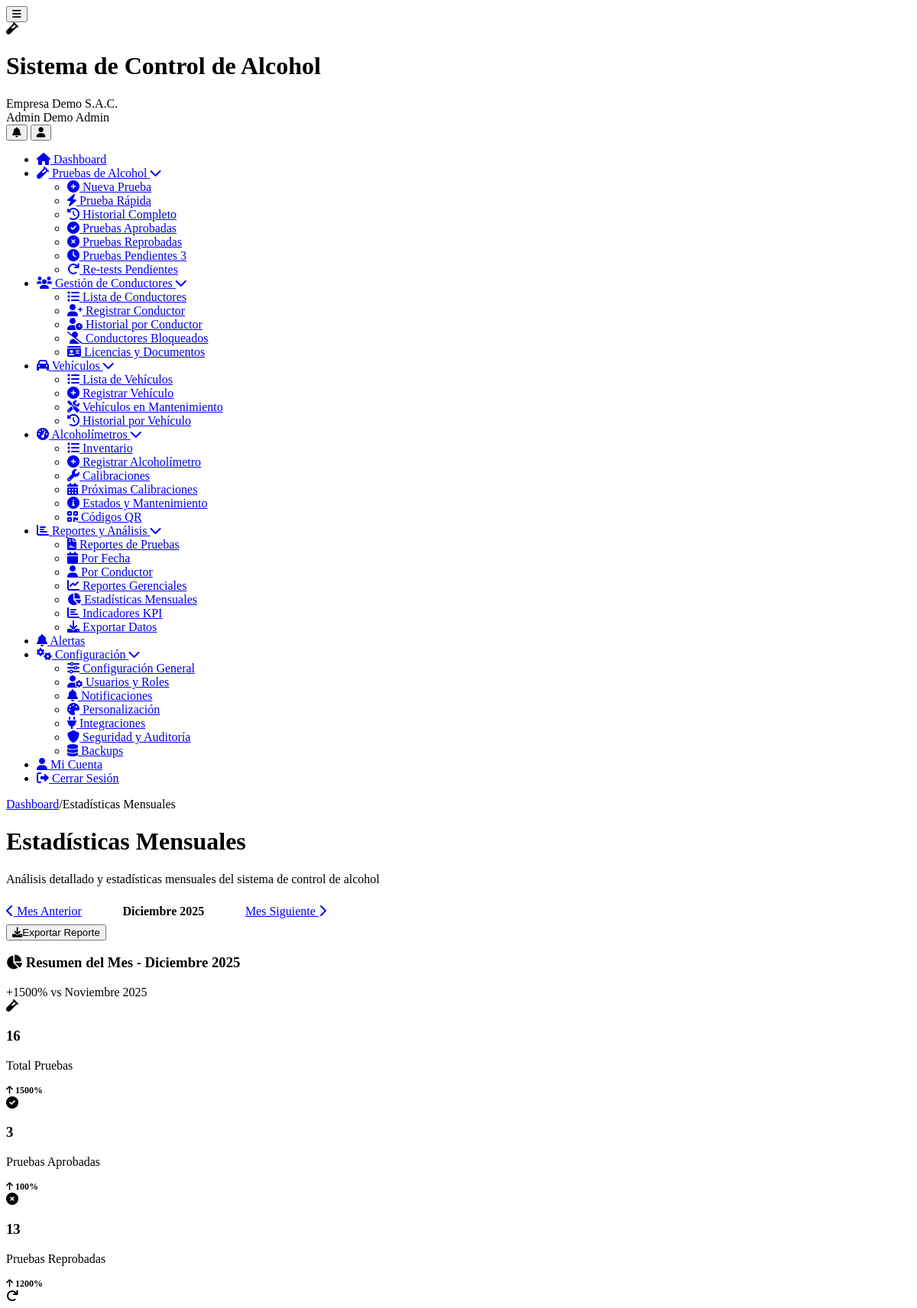
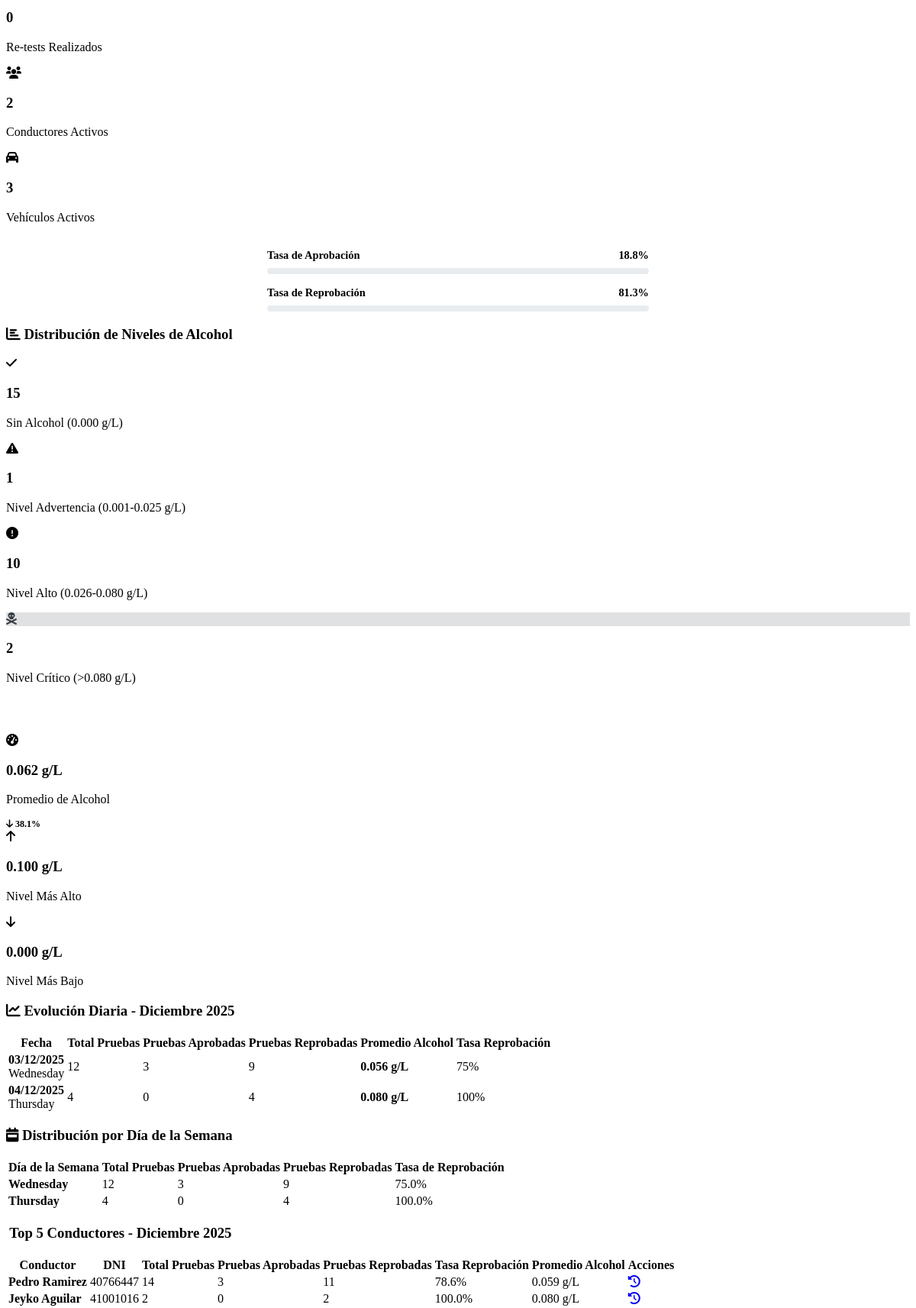
Page /estadisticas-mensuales.php (signed in, upper part) on the committed database (2 pictures, top to bottom).
### tables this page shows
CREATE TABLE `usuarios` (
  `id` int(11) NOT NULL,
  `cliente_id` int(11) DEFAULT NULL,
  `nombre` varchar(100) NOT NULL,
  `apellido` varchar(100) DEFAULT NULL,
  `email` varchar(255) NOT NULL,
  `password` varchar(255) NOT NULL,
  `telefono` varchar(20) DEFAULT NULL,
  `dni` varchar(15) DEFAULT NULL,
  `rol` enum('super_admin','admin','supervisor','operador','conductor','auditor') NOT NULL,
  `foto_perfil` varchar(255) DEFAULT NULL,
  `estado` tinyint(1) DEFAULT 1,
  `ultimo_login` timestamp NULL DEFAULT NULL,
  `token_recuperacion` varchar(100) DEFAULT NULL,
  `fecha_expiracion_token` datetime DEFAULT NULL,
  `intentos_login` int(11) DEFAULT 0,
  `bloqueado_hasta` datetime DEFAULT NULL,
  `fecha_creacion` timestamp NULL DEFAULT current_timestamp()
);

CREATE TABLE `clientes` (
  `id` int(11) NOT NULL,
  `nombre_empresa` varchar(255) NOT NULL,
  `ruc` varchar(20) NOT NULL,
  `direccion` text DEFAULT NULL,
  `telefono` varchar(20) DEFAULT NULL,
  `email_contacto` varchar(255) DEFAULT NULL,
  `plan_id` int(11) NOT NULL,
  `logo` varchar(255) DEFAULT NULL,
  `color_primario` varchar(7) DEFAULT '#2196F3',
  `color_secundario` varchar(7) DEFAULT '#1976D2',
  `fecha_registro` timestamp NULL DEFAULT current_timestamp(),
  `fecha_vencimiento` date DEFAULT NULL,
  `estado` enum('activo','inactivo','suspendido','prueba') DEFAULT 'prueba',
  `token_api` varchar(100) DEFAULT NULL,
  `modo_demo` tinyint(1) DEFAULT 1
);

### estadisticas-mensuales.php (the view, shortened to what the rows shown need)
<?php
require_once __DIR__ . '/includes/Database.php';
$page_title = 'Estadísticas Mensuales';
require_once __DIR__ . '/includes/header.php';
$db = new Database();
$cliente_id = $_SESSION['cliente_id'] ?? 0;
$mes = $_GET['mes'] ?? date('Y-m');
$evolucion_diaria = $db->fetchAll("
    SELECT
        DATE(fecha_prueba) as fecha,
        COUNT(*) as total_pruebas,
        SUM(CASE WHEN resultado = 'aprobado' THEN 1 ELSE 0 END) as pruebas_aprobadas,
        SUM(CASE WHEN resultado = 'reprobado' THEN 1 ELSE 0 END) as pruebas_reprobadas,
        AVG(nivel_alcohol) as promedio_alcohol
    FROM pruebas
    WHERE cliente_id = ?
    AND YEAR(fecha_prueba) = ?
    AND MONTH(fecha_prueba) = ?
    GROUP BY DATE(fecha_prueba)
    ORDER BY fecha
", [$cliente_id, explode('-', $mes)[0], explode('-', $mes)[1]]);
$distribucion_semanal = $db->fetchAll("
    SELECT
        DAYNAME(fecha_prueba) as dia_semana,
        DAYOFWEEK(fecha_prueba) as numero_dia,
        COUNT(*) as total_pruebas,
        SUM(CASE WHEN resultado = 'aprobado' THEN 1 ELSE 0 END) as pruebas_aprobadas,
        SUM(CASE WHEN resultado = 'reprobado' THEN 1 ELSE 0 END) as pruebas_reprobadas,
        ROUND((SUM(CASE WHEN resultado = 'reprobado' THEN 1 ELSE 0 END) / COUNT(*)) * 100, 1) as tasa_reprobacion
    FROM pruebas
    WHERE cliente_id = ?
    AND YEAR(fecha_prueba) = ?
    AND MONTH(fecha_prueba) = ?
    GROUP BY DAYNAME(fecha_prueba), DAYOFWEEK(fecha_prueba)
    ORDER BY DAYOFWEEK(fecha_prueba)
", [$cliente_id, explode('-', $mes)[0], explode('-', $mes)[1]]);
$top_conductores = $db->fetchAll("
    SELECT
        u.id,
        CONCAT(u.nombre, ' ', u.apellido) as conductor_nombre,
        u.dni,
        COUNT(p.id) as total_pruebas,
        SUM(CASE WHEN p.resultado = 'aprobado' THEN 1 ELSE 0 END) as pruebas_aprobadas,
        SUM(CASE WHEN p.resultado = 'reprobado' THEN 1 ELSE 0 END) as pruebas_reprobadas,
        ROUND((SUM(CASE WHEN p.resultado = 'reprobado' THEN 1 ELSE 0 END) / COUNT(p.id)) * 100, 1) as tasa_reprobacion,
        AVG(p.nivel_alcohol) as promedio_alcohol
    FROM usuarios u
    INNER JOIN pruebas p ON u.id = p.conductor_id
    WHERE p.cliente_id = ?
    AND YEAR(p.fecha_prueba) = ?
    AND MONTH(p.fecha_prueba) = ?
    GROUP BY u.id, u.nombre, u.apellido, u.dni
    ORDER BY total_pruebas DESC
    LIMIT 5
", [$cliente_id, explode('-', $mes)[0], explode('-', $mes)[1]]);
?>
<div class="content-body">
    <div class="dashboard-header">
        <div class="welcome-section">
            <h1><?php echo $page_title; ?></h1>
        </div>
    </div>
    <?php if (!empty($evolucion_diaria)): ?>
    <div class="card">
        <div class="card-body">
            <div class="table-responsive">
                <table class="data-table">
                    <thead>
                        <tr>
                            <th>Fecha</th>
                            <th>Total Pruebas</th>
                            <th>Pruebas Aprobadas</th>
                            <th>Pruebas Reprobadas</th>
                            <th>Promedio Alcohol</th>
                            <th>Tasa Reprobación</th>
                        </tr>
                    </thead>
                </table>
            </div>
        </div>
    </div>
    <?php endif; ?>
    <?php if (!empty($distribucion_semanal)): ?>
    <div class="card">
        <div class="card-body">
            <div class="table-responsive">
                <table class="data-table">
                    <thead>
                        <tr>
                            <th>Día de la Semana</th>
                            <th>Total Pruebas</th>
                            <th>Pruebas Aprobadas</th>
                            <th>Pruebas Reprobadas</th>
                            <th>Tasa de Reprobación</th>
                        </tr>
                    </thead>
                </table>
            </div>
        </div>
    </div>
    <?php endif; ?>
    <?php if (!empty($top_conductores)): ?>
    <div class="card">
        <div class="card-body">
            <div class="table-responsive">
                <table class="data-table">
                    <thead>
                        <tr>
                            <th>Conductor</th>
                            <th>DNI</th>
                            <th>Total Pruebas</th>
                            <th>Pruebas Aprobadas</th>
                            <th>Pruebas Reprobadas</th>
                            <th>Tasa Reprobación</th>
                            <th>Promedio Alcohol</th>
                            <th>Acciones</th>
                        </tr>
                    </thead>
                    <tbody>
                        <?php foreach ($top_conductores as $conductor): ?>
                        <tr>
                            <td>
                                <div class="conductor-info">
                                    <div class="conductor-nombre">
                                        <strong><?php echo htmlspecialchars($conductor['conductor_nombre']); ?></strong>
                                    </div>
                                </div>
                            </td>
                            <td>
                                <span class="dni-badge"><?php echo htmlspecialchars($conductor['dni']); ?></span>
                            </td>
                            <td>
                                <span class="badge primary"><?php echo $conductor['total_pruebas']; ?></span>
                            </td>
                            <td>
                                <span class="badge success"><?php echo $conductor['pruebas_aprobadas']; ?></span>
                            </td>
                            <td>
                                <span class="badge danger"><?php echo $conductor['pruebas_reprobadas']; ?></span>
                            </td>
                            <td>
                                <span class="badge <?php echo $conductor['tasa_reprobacion'] > 20 ? 'danger' : ($conductor['tasa_reprobacion'] > 10 ? 'warning' : 'success'); ?>">
                                    <?php echo $conductor['tasa_reprobacion']; ?>%
                                </span>
                            </td>
                            <td>
                                <span class="nivel-alcohol <?php echo $conductor['promedio_alcohol'] > 0.000 ? 'text-warning' : 'text-success'; ?>">
                                    <?php echo number_format($conductor['promedio_alcohol'] ?? 0, 3); ?> g/L
                                </span>
                            </td>
                            <td class="action-buttons">
                                <a href="historial-conductor.php?conductor_id=<?php echo $conductor['id']; ?>"
                                   class="btn-icon info" title="Ver Historial">
                                    <i class="fas fa-history"></i>
                                </a>
                            </td>
                        </tr>
                        <?php endforeach; ?>
                    </tbody>
                </table>
            </div>
        </div>
    </div>
    <?php endif; ?>
</div>
<?php
require_once __DIR__ . '/includes/footer.php';
?>

### includes/header.php (shortened to what the rows shown need)
<?php
$database = new Database();
$user_id = $_SESSION['user_id'] ?? null;
$user_query = $database->fetchOne("
    SELECT u.*, c.nombre_empresa, c.logo, c.color_primario, c.color_secundario, p.nombre_plan
    FROM usuarios u
    LEFT JOIN clientes c ON u.cliente_id = c.id
    LEFT JOIN planes p ON c.plan_id = p.id
    WHERE u.id = ?
", [$user_id]);
?>
<!DOCTYPE html>
<html lang="es">
<head>
	<link rel="stylesheet" href="<?php echo BASE_URL; ?>/assets/css/simple-style.css">
    <link rel="stylesheet" href="<?php echo BASE_URL; ?>/assets/css/responsive.css">
	<link rel="stylesheet" href="<?php echo BASE_URL; ?>/assets/css/dashboard-enhancements.css">
    <link href="https://cdnjs.cloudflare.com/ajax/libs/font-awesome/6.0.0/css/all.min.css" rel="stylesheet">
</head>
<body>
    <div class="app-container">
        <header class="app-header">
            <div class="header-content">
                <div class="brand-section">
                    <div class="brand-text">
                        <h1 class="app-name"><?php echo SITE_NAME; ?></h1>
                        <span class="client-name"><?php echo htmlspecialchars($user_query['nombre_empresa'] ?? 'Empresa'); ?></span>
                    </div>
                </div>
                <div class="user-menu">
                    <div class="user-info">
                        <span class="user-name"><?php echo htmlspecialchars(($user_query['nombre'] ?? 'Usuario') . ' ' . ($user_query['apellido'] ?? 'Sistema')); ?></span>
                        <span class="user-role"><?php echo ucfirst(str_replace('_', ' ', $user_query['rol'] ?? 'usuario')); ?></span>
                    </div>
                </div>
            </div>
        </header>
        <div class="main-content">
            <main class="content-area">
                <div class="content-body">

### rows in the picture
usuarios: cliente.nombre_empresa "Empresa Demo S.A.C.", nombre+apellido "Admin Demo", rol "Admin"
usuarios: conductor_nombre "Pedro Ramirez", dni "40766447", total_pruebas "14", pruebas_aprobadas "3", pruebas_reprobadas "11", tasa_reprobacion "78.6", promedio_alcohol "0.059"
usuarios: conductor_nombre "Jeyko Aguilar", dni "41001016", total_pruebas "2", pruebas_aprobadas "0", pruebas_reprobadas "2", tasa_reprobacion "100.0", promedio_alcohol "0.080"

### other values in the picture
SITE_NAME "Sistema de Control de Alcohol"
$crumb "Dashboard"
$crumb "Estadísticas Mensuales"
$page_title "Estadísticas Mensuales"
$mes_nombre "Diciembre 2025"
$variacion_total "1500"
$mes_anterior_nombre "Noviembre 2025"
$estadisticas_mes_actual['total_pruebas'] "16"
$estadisticas_mes_actual['pruebas_aprobadas'] "3"
$variacion_aprobadas "100"
$estadisticas_mes_actual['pruebas_reprobadas'] "13"
$variacion_reprobadas "1200"
$estadisticas_mes_actual['retests_realizados'] "0"
$estadisticas_mes_actual['conductores_activos'] "2"
$estadisticas_mes_actual['vehiculos_activos'] "3"
